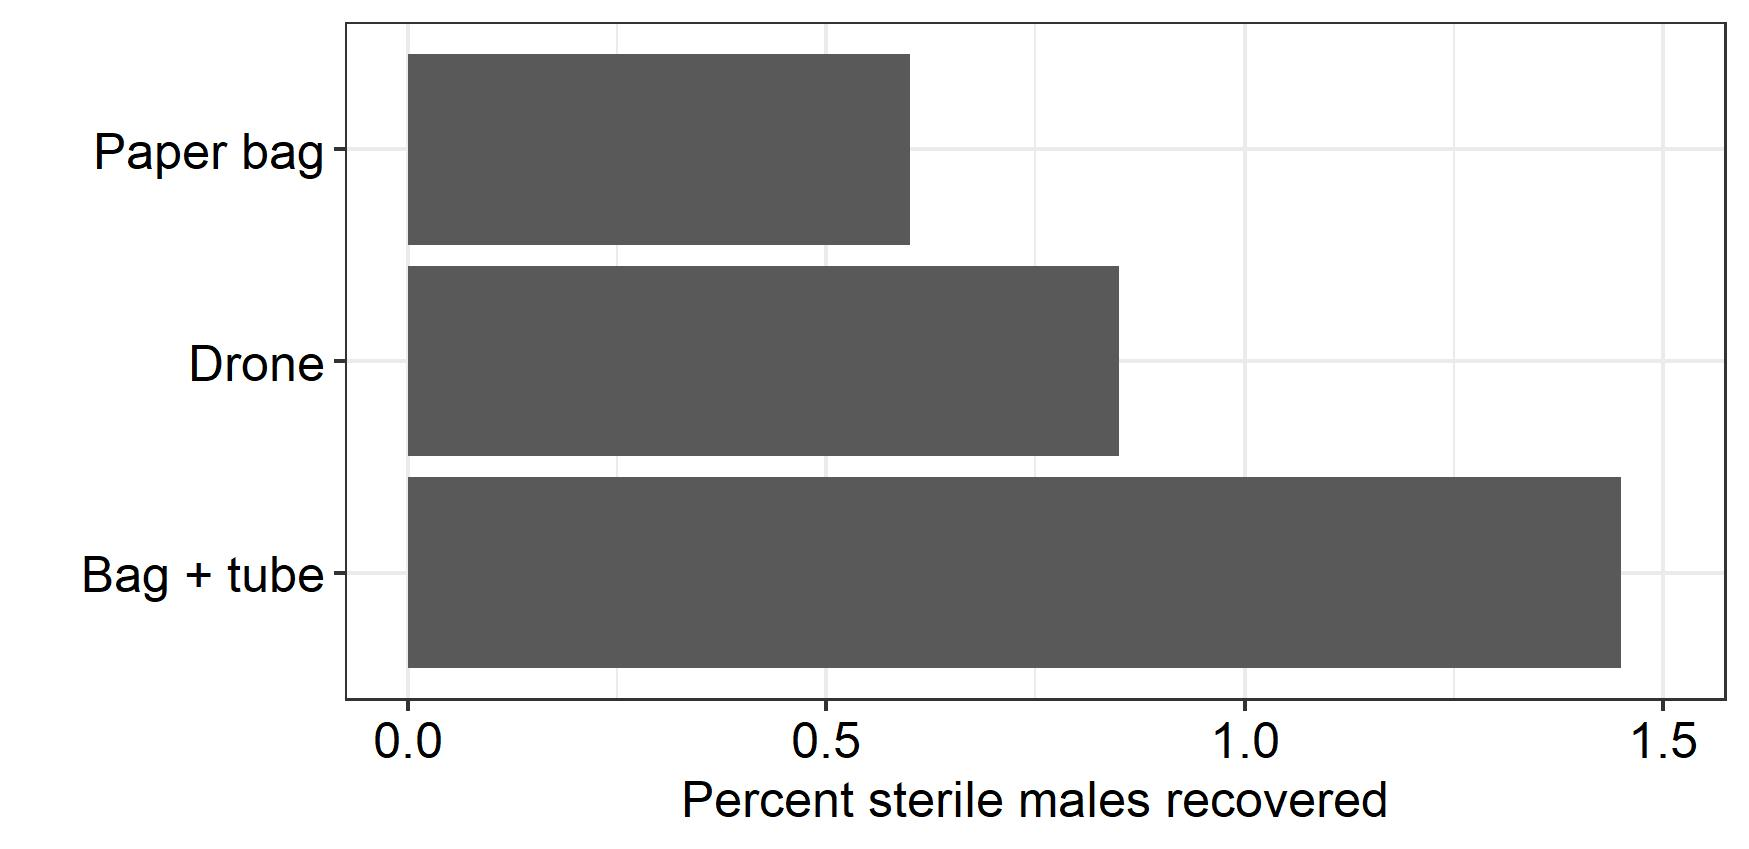

R code for this plot:
#===========================================================================#
# ggplot2_template_horizontal_bar_plot.R
#
# Scripting for creating of a horizontal bar chart. 
#
#===========================================================================#

library(tidyverse)

### construct data frame in script

release_methods <- data.frame(
  Type = c("Release Type","Release Type","Release Type","Transport Type","Transport Type"),
  Treatment = c("Paper bag","Drone","Bag + tube","Driven","Shipped"),
  Pct_recovery = c(0.6,0.85,1.45,1.35,0.85))
release_methods
    # Also can enter from Excel and use File > Import in RStudio
    # Values here are interpoloated from a bar graph from Excel enncountered
    # in a PowerPoint deck by Houston Wilson. It reports small plot results for
    # 2020.

### Split into two data frames for separate graphs

release <- release_methods %>% 
  filter(Type == "Release Type")

transport <- release_methods %>% 
  filter(Type == "Transport Type")

### Create first plot
p1 <- ggplot(release, aes(x = Treatment, y = Pct_recovery)) +
  geom_col() +
  coord_flip() +
  # Essential portion
  coord_flip() + # Y axis horizontal
  theme_bw() +
  ylim(0,1.5) + # Uniform chosen range
  
  # Rest is pure formatting
  
  xlab("") +
  ylab("Percent sterile males recovered") +
  theme(axis.text.x = element_text(color = "black", size = 12), #angle = 45, hjust = 1),
        axis.text.y = element_text(color = "black", size = 12),
        axis.title.x = element_text(color = "black", size = 12),
        axis.title.y = element_text(color = "black", size = 12),
        legend.title = element_text(color = "black", size = 12),
        legend.text = element_text(color = "black", size = 10))

p1

ggsave(filename = "ggplot2_template_horizontal_bar_plot.jpg", 
       plot = p1, device = "jpg", 
       dpi = 300, width = 5.83, height = 2.83, units = "in") 


### Create second plot
p2 <- ggplot(transport, aes(x = Treatment, y = Pct_recovery)) +
  geom_col() +
  # Essential portion
  coord_flip() + # Y axis horizontal
  theme_bw() +
  ylim(0,1.5) + # Uniform chosen range
  
  # Rest is pure formatting
  
  xlab("") +
  ylab("Percent sterile males recovered") +
  theme(axis.text.x = element_text(color = "black", size = 12), #angle = 45, hjust = 1),
        axis.text.y = element_text(color = "black", size = 12),
        axis.title.x = element_text(color = "black", size = 12),
        axis.title.y = element_text(color = "black", size = 12),
        legend.title = element_text(color = "black", size = 12),
        legend.text = element_text(color = "black", size = 10))

p2

ggsave(filename = "horizontal_bar_y20_wilson_small_plot_recovery_transport.jpg", 
       plot = p2, device = "jpg", 
       dpi = 300, width = 5.83, height = 2.83, units = "in") 

### Note that it was necessary to play with the sizes of the graphics in
### PowerPoint to get them to line up. The width includes the treatment names,
### which can vary.